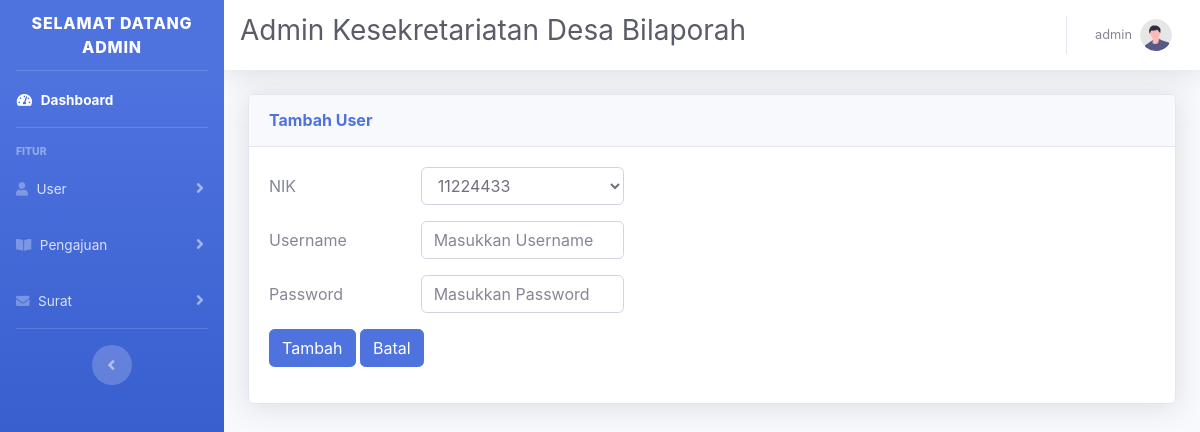
Page /input_data/input_user.php (signed in) on the earlier database version.
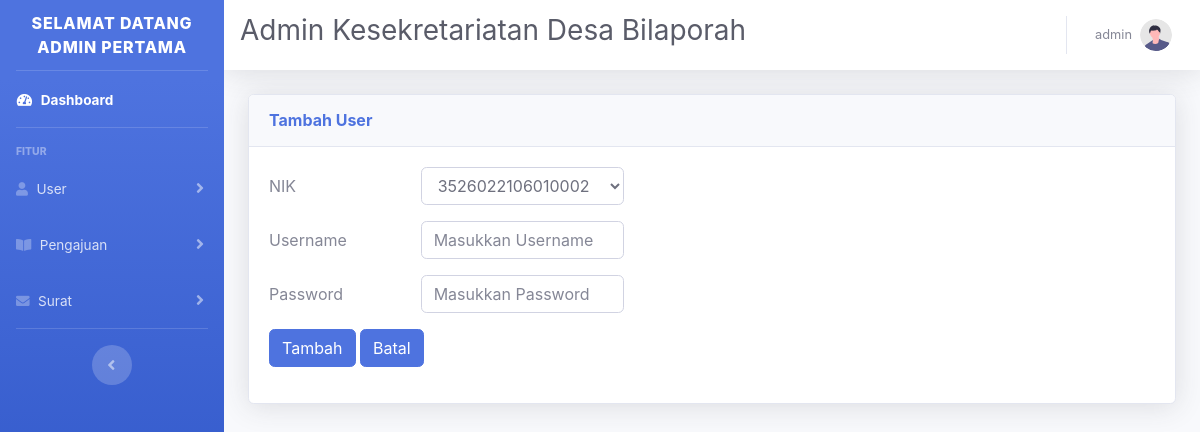
Same page on the later database version.
### tables this page shows
CREATE TABLE `tb_user` (
  `nik` varchar(100) NOT NULL,
  `username` varchar(100) DEFAULT NULL,
  `password` varchar(100) NOT NULL,
  `nama_user` varchar(100) NOT NULL,
  `tempat_lahir` varchar(100) NOT NULL,
  `tanggal_lahir` varchar(100) NOT NULL,
  `gender` varchar(50) NOT NULL,
  `agama` varchar(50) NOT NULL,
  `alamat` varchar(255) NOT NULL,
  `role_user` enum('Warga','Admin') NOT NULL
);

### input_data/input_user.php (the view, shortened to what this page needs)
<?php
include "../connect/koneksi.php";
$username = $_SESSION["username"];
$tb_user = mysqli_fetch_assoc(mysqli_query($koneksi, "SELECT * FROM tb_user where username='$username'"));
$data = mysqli_query($koneksi, "SELECT * FROM tb_user where tb_user.username is null")
?>
<!DOCTYPE html>
<html lang="en">
<head>
  <link href="../css/sb-admin-2.min.css" rel="stylesheet">
  <link href="../vendor/fontawesome-free/css/all.min.css" rel="stylesheet" type="text/css">
  <link href="../vendor/datatables/dataTables.bootstrap4.min.css" rel="stylesheet">
</head>
<body>
  <?php include "../desain/sidebar_admin.php"; ?>
  <?php include "../desain/navbar_admin.php"; ?>
  <div class="container-fluid">
    <div class="card shadow mb-4">
      <div class="card-header py-3">
        <h6 class="m-0 font-weight-bold text-primary">Tambah User</h6>
      </div>
      <div class="card-body">
        <form action="../proses_data/tambah_user.php" method="POST">
          <div class="form-group row">
            <label for="input_nama_barang" class="col-sm-2 col-form-label">NIK</label>
            <div class="col-md-3">
              <select type="text" class="form-control" name="nik" placeholder="Masukkan NIK">
                <?php foreach ($data as $row) : ?>
                  <option value="<?= $row['nik'] ?>"><?= $row['nik'] ?></option>
                <?php endforeach ?>
              </select>
            </div>
          </div>
          <div class="form-group row">
            <label for="input_nama_barang" class="col-sm-2 col-form-label">Username</label>
            <div class="col-md-3">
              <input type="text" class="form-control" name="username" placeholder="Masukkan Username">
            </div>
          </div>
          <div class="form-group row">
            <label for="input_nama_barang" class="col-sm-2 col-form-label">Password</label>
            <div class="col-md-3">
              <input type="password" class="form-control" name="password" placeholder="Masukkan Password">
            </div>
          </div>
          <div class="form-group row">
            <div class="col-sm-10">
              <button type="submit" class="btn btn-primary" name="tambah_data">Tambah</button>
              <a href="../admin/user.php"><button type="button" class="btn btn-primary" name="batal">Batal</button></a>
            </div>
          </div>
        </form>
      </div>
    </div>
  </div>
</body>
</html>

### desain/sidebar_admin.php (shortened to what this page needs)
<div id="wrapper">
    <ul class="navbar-nav bg-gradient-primary sidebar sidebar-dark accordion" id="accordionSidebar">
        <a class="sidebar-brand d-flex align-items-center justify-content-center">
            <div>Selamat Datang <?= $tb_user["nama_user"] ?></div>
        </a>
        <hr class="sidebar-divider my-0">
        <li class="nav-item active">
            <a class="nav-link" href="../admin/page_admin.php">
                <i class="fas fa-fw fa-tachometer-alt"></i>
                <span>Dashboard</span>
            </a>
        </li>
        <hr class="sidebar-divider">
        <div class="sidebar-heading">Fitur</div>
        <li class="nav-item">
            <a class="nav-link collapsed" href="#" data-toggle="collapse" data-target="#userMenu" aria-expanded="true" aria-controls="userMenu">
                <i class="fas fa-user"></i>
                <span>User</span>
            </a>
        </li>
        <li class="nav-item">
            <a class="nav-link collapsed" href="#" data-toggle="collapse" data-target="#reservasi" aria-expanded="true" aria-controls="reservasi">
                <i class="fas fa-book-open"></i>
                <span>Pengajuan</span>
            </a>
        </li>
        <li class="nav-item">
            <a class="nav-link collapsed" href="#" data-toggle="collapse" data-target="#surat" aria-expanded="true" aria-controls="surat">
                <i class="fas fa-envelope"></i>
                <span>Surat</span>
            </a>
        </li>
        <hr class="sidebar-divider d-none d-md-block">
        <div class="text-center d-none d-md-inline">
            <button class="rounded-circle border-0" id="sidebarToggle"></button>
        </div>
    </ul>

### desain/navbar_admin.php (shortened to what this page needs)
<div id="content-wrapper" class="d-flex flex-column">
    <div id="content">
        <nav class="navbar navbar-expand navbar-light bg-white topbar mb-4 static-top shadow">
            <h1 class="h3 mb-2 text-gray-800">Admin Kesekretariatan Desa Bilaporah</h1>
            <ul class="navbar-nav ml-auto">
                <li class="nav-item dropdown no-arrow">
                    <a class="nav-link dropdown-toggle" href="#" id="userDropdown" role="button" data-toggle="dropdown" aria-haspopup="true" aria-expanded="false">
                        <span class="mr-2 d-none d-lg-inline text-gray-600 small"><?= $tb_user["nik"] ?></span>
                        <img class="img-profile rounded-circle" src="../img/undraw_profile.svg">
                    </a>
                </li>
            </ul>
        </nav>

Differences in the rows shown:
changed tb_user "admin": nama_user "ADMIN" → "ADMIN PERTAMA"
Other differences:
form field nik: "11224433" → "3526022106010002"
